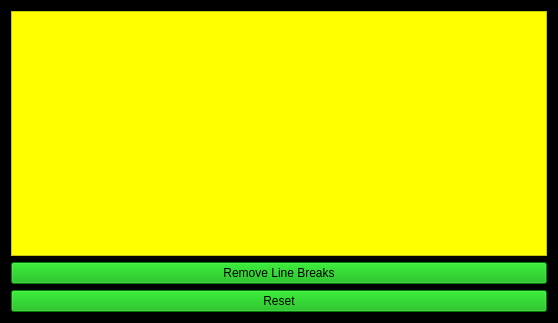
<?xml version="1.0" encoding="UTF-8"?>
<ui version="4.0">
 <class>RemoveLineBreaks</class>
 <widget class="QWidget" name="RemoveLineBreaks">
  <property name="geometry">
   <rect>
    <x>0</x>
    <y>0</y>
    <width>558</width>
    <height>323</height>
   </rect>
  </property>
  <property name="windowTitle">
   <string>RemoveLineBreaks</string>
  </property>
  <property name="styleSheet">
   <string notr="true">background-color: rgb(0, 0, 0);</string>
  </property>
  <layout class="QGridLayout" name="gridLayout">
   <item row="2" column="0">
    <widget class="QPushButton" name="Reset">
     <property name="styleSheet">
      <string notr="true">background-color: rgb(0, 175, 0);
color: rgb(0, 0, 0);
font: 75 10pt &quot;MS Shell Dlg 2&quot;;</string>
     </property>
     <property name="text">
      <string>Reset</string>
     </property>
    </widget>
   </item>
   <item row="1" column="0">
    <widget class="QPushButton" name="Submit">
     <property name="styleSheet">
      <string notr="true">background-color: rgb(0, 175, 0);
color: rgb(0,0, 0);
font: 75 10pt &quot;MS Shell Dlg 2&quot;;</string>
     </property>
     <property name="text">
      <string>Remove Line Breaks</string>
     </property>
    </widget>
   </item>
   <item row="0" column="0">
    <widget class="QTextEdit" name="txt">
     <property name="styleSheet">
      <string notr="true">background-color: rgb(255, 255, 0);</string>
     </property>
    </widget>
   </item>
  </layout>
 </widget>
 <resources/>
 <connections/>
</ui>
